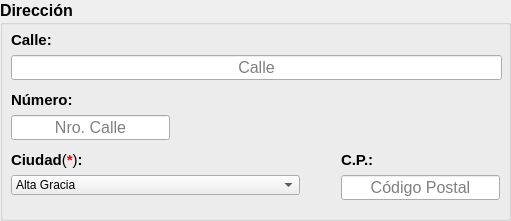
    <widget class="QGroupBox" name="groupBox_direccion">
     <property name="geometry">
      <rect>
       <x>460</x>
       <y>40</y>
       <width>511</width>
       <height>221</height>
      </rect>
     </property>
     <property name="minimumSize">
      <size>
       <width>511</width>
       <height>191</height>
      </size>
     </property>
     <property name="maximumSize">
      <size>
       <width>511</width>
       <height>250</height>
      </size>
     </property>
     <property name="font">
      <font>
       <pointsize>12</pointsize>
       <weight>75</weight>
       <bold>true</bold>
      </font>
     </property>
     <property name="autoFillBackground">
      <bool>false</bool>
     </property>
     <property name="title">
      <string>Dirección</string>
     </property>
     <widget class="QLabel" name="label_ciudad">
      <property name="geometry">
       <rect>
        <x>11</x>
        <y>151</y>
        <width>76</width>
        <height>18</height>
       </rect>
      </property>
      <property name="font">
       <font>
        <pointsize>11</pointsize>
        <weight>75</weight>
        <bold>true</bold>
        <underline>false</underline>
       </font>
      </property>
      <property name="text">
       <string>&lt;html&gt;&lt;head/&gt;&lt;body&gt;&lt;p&gt;Ciudad&lt;span style=&quot; font-weight:400;&quot;&gt;(&lt;/span&gt;&lt;span style=&quot; color:#ff0000;&quot;&gt;*&lt;/span&gt;&lt;span style=&quot; font-weight:400;&quot;&gt;)&lt;/span&gt;:&lt;/p&gt;&lt;/body&gt;&lt;/html&gt;</string>
      </property>
     </widget>
     <widget class="QComboBox" name="input_ciudad">
      <property name="geometry">
       <rect>
        <x>11</x>
        <y>175</y>
        <width>289</width>
        <height>20</height>
       </rect>
      </property>
      <property name="font">
       <font>
        <pointsize>9</pointsize>
        <weight>50</weight>
        <bold>false</bold>
       </font>
      </property>
      <item>
       <property name="text">
        <string>Alta Gracia</string>
       </property>
      </item>
      <item>
       <property name="text">
        <string>Capilla del Monte</string>
       </property>
      </item>
      <item>
       <property name="text">
        <string>Ciudad de Córdoba</string>
       </property>
      </item>
      <item>
       <property name="text">
        <string>Cosquin</string>
       </property>
      </item>
      <item>
       <property name="text">
        <string>Bialet Masse</string>
       </property>
      </item>
      <item>
       <property name="text">
        <string>La Calera</string>
       </property>
      </item>
      <item>
       <property name="text">
        <string>La Cumbre</string>
       </property>
      </item>
      <item>
       <property name="text">
        <string>La Falda</string>
       </property>
      </item>
      <item>
       <property name="text">
        <string>Santa Maria de Punilla</string>
       </property>
      </item>
      <item>
       <property name="text">
        <string>Tanti</string>
       </property>
      </item>
      <item>
       <property name="text">
        <string>Valle Hermoso</string>
       </property>
      </item>
      <item>
       <property name="text">
        <string>Villa Carlos Paz</string>
       </property>
      </item>
      <item>
       <property name="text">
        <string>Villa Giardino</string>
       </property>
      </item>
     </widget>
     <widget class="QLabel" name="label_calle">
      <property name="geometry">
       <rect>
        <x>11</x>
        <y>31</y>
        <width>43</width>
        <height>18</height>
       </rect>
      </property>
      <property name="font">
       <font>
        <pointsize>11</pointsize>
        <weight>75</weight>
        <bold>true</bold>
        <underline>false</underline>
       </font>
      </property>
      <property name="text">
       <string>Calle:</string>
      </property>
     </widget>
     <widget class="QLineEdit" name="input_calle">
      <property name="geometry">
       <rect>
        <x>11</x>
        <y>55</y>
        <width>491</width>
        <height>25</height>
       </rect>
      </property>
      <property name="font">
       <font>
        <pointsize>12</pointsize>
        <weight>50</weight>
        <bold>false</bold>
       </font>
      </property>
      <property name="text">
       <string/>
      </property>
      <property name="maxLength">
       <number>40</number>
      </property>
      <property name="alignment">
       <set>Qt::AlignCenter</set>
      </property>
      <property name="placeholderText">
       <string>Calle</string>
      </property>
     </widget>
     <widget class="QLineEdit" name="input_codPostal">
      <property name="geometry">
       <rect>
        <x>341</x>
        <y>175</y>
        <width>159</width>
        <height>25</height>
       </rect>
      </property>
      <property name="font">
       <font>
        <pointsize>12</pointsize>
        <weight>50</weight>
        <bold>false</bold>
       </font>
      </property>
      <property name="text">
       <string/>
      </property>
      <property name="maxLength">
       <number>5</number>
      </property>
      <property name="alignment">
       <set>Qt::AlignCenter</set>
      </property>
      <property name="placeholderText">
       <string>Código Postal</string>
      </property>
     </widget>
     <widget class="QLabel" name="label_codPostal">
      <property name="geometry">
       <rect>
        <x>341</x>
        <y>151</y>
        <width>35</width>
        <height>18</height>
       </rect>
      </property>
      <property name="font">
       <font>
        <pointsize>11</pointsize>
        <weight>75</weight>
        <bold>true</bold>
        <underline>false</underline>
       </font>
      </property>
      <property name="text">
       <string>C.P.:</string>
      </property>
     </widget>
     <widget class="QLabel" name="label_numCalle">
      <property name="geometry">
       <rect>
        <x>11</x>
        <y>91</y>
        <width>64</width>
        <height>18</height>
       </rect>
      </property>
      <property name="font">
       <font>
        <pointsize>11</pointsize>
        <weight>75</weight>
        <bold>true</bold>
        <underline>false</underline>
       </font>
      </property>
      <property name="text">
       <string>Número:</string>
      </property>
     </widget>
     <widget class="QLineEdit" name="input_numCalle">
      <property name="geometry">
       <rect>
        <x>11</x>
        <y>115</y>
        <width>159</width>
        <height>25</height>
       </rect>
      </property>
      <property name="font">
       <font>
        <pointsize>12</pointsize>
        <weight>50</weight>
        <bold>false</bold>
       </font>
      </property>
      <property name="inputMethodHints">
       <set>Qt::ImhNone</set>
      </property>
      <property name="text">
       <string/>
      </property>
      <property name="maxLength">
       <number>5</number>
      </property>
      <property name="alignment">
       <set>Qt::AlignCenter</set>
      </property>
      <property name="placeholderText">
       <string>Nro. Calle</string>
      </property>
     </widget>
    </widget>
